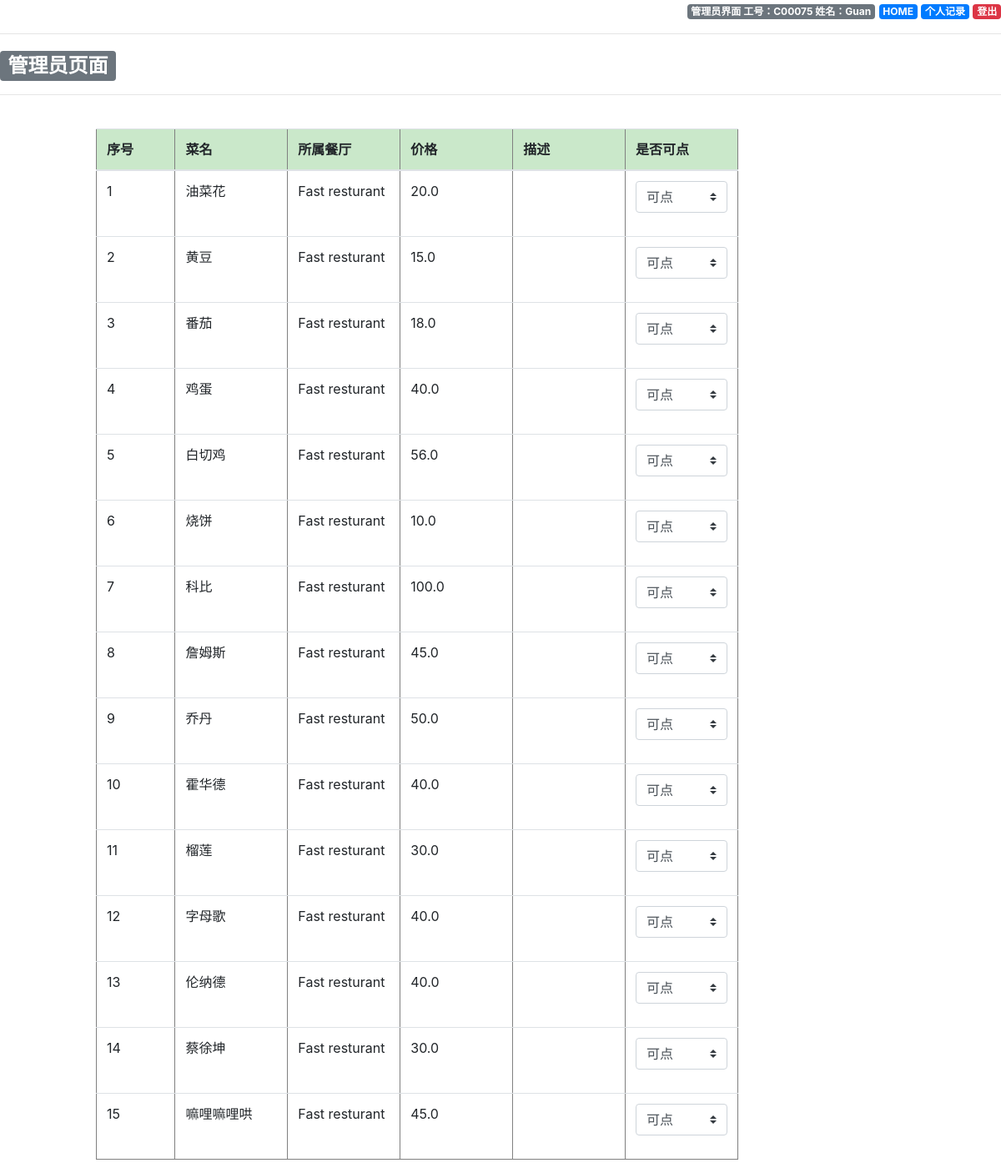
Page /menus/manage_menus (signed in) on the committed database.
### menus/models.py (models this page shows, shortened)
class Food(models.Model):
    name=models.CharField(max_length=50)
    price=models.FloatField()
    description=models.CharField(max_length=260,blank=True)
    active=models.BooleanField(default=True)
    restaurant=models.ForeignKey(Restaurant, on_delete=models.CASCADE)
    orderby=models.ManyToManyField(Person,through='Order_relation')

class Restaurant(models.Model):
    name=models.CharField(max_length=50)
    addrs=models.CharField(max_length=100,blank=True)
    tel=models.CharField(max_length=15,blank=True)
    description=models.CharField(max_length=260,blank=True)
    def __str__(self):
        return self.name

### menus/views.py (the view)
# urls.py: path('manage_menus',views.manage_menus,name='manage_menus'),
def manage_menus(request):
    global managerlist
    if ('login' in request.session) and (request.session['login'] \
           ==True) and (request.session['work_id'] in managerlist):
        Food_active=models.Food.objects.filter(active=True)
        Food_frozen=models.Food.objects.filter(active=False)
        wid=request.session['work_id']
        name=request.session['name']
        if request.method=="GET":
            context={'Food_active':Food_active,
             'Food_frozen':Food_frozen,
             'wid':wid,
             'name':name}
            return render(request,'menus/manage_menus.html',context)
        elif request.method=="POST":
            context={'Food_active':Food_active,
             'Food_frozen':Food_frozen,
             'wid':wid,
             'name':name}
            return render(request,'menus/manage_menus.html',context)
    else:
        tp=Template('''您未登陆或您不是管理员 '''\
                                 +A_login)
        c=Context({})
        return HttpResponse(tp.render(c))

### menus/templates/menus/manage_menus.html (shortened to what this page needs)
<!DOCTYPE html>
<head>
<link rel="stylesheet" href="https://stackpath.bootstrapcdn.com/bootstrap/4.3.1/css/bootstrap.min.css">
</head>
<div id="inform">
	<p><span class="badge badge-secondary">管理员界面 工号：{{ wid }} 姓名：{{ name }} </span> <a href="{% url 'menus:home' %}" class="badge badge-primary">HOME</a> <a href="personalhome" class="badge badge-primary">个人记录</a> <a href="logoff" class="badge badge-danger">登出</a></p>
</div>
<hr/>
<h2 id="head">
	<span class="badge badge-secondary">管理员页面</span>
</h2>
<hr/>
<div class="container-fluid">
	<div class="row">
		<div class="col-1">
		</div>
		<div class="col-8">
			<body>
			<form method="POST" action="manage_menus">
				<br/>
				<div class="table-div">
				<table border='1' text-align="center" class="table table-hover">
					<thead>
					<tr class="head">
						<th width="70px" scope="col">序号</th>
						<th width="100px" scope="col">菜名</th>
						<th width="100px" scope="col">所属餐厅</th>
						<th width="100px" scope="col">价格</th>
						<th width="100px" scope="col">描述</th>
						<th width="100px" scope="col">是否可点</th>
					</tr>
					</thead>
				{% for food in Food_active %}
					<tr>
						<td>{{ forloop.counter }}</td>
						<td>{{ food.name }}</td>
						<td>{{ food.restaurant }}</td>
						<td>{{ food.price }}</td>
						<td>{{ food.discription }}</td>
						<td>
							<div class="input-group mb-3">
							  <select class="custom-select" id="inputGroupSelect01">
								<option selected>可点</option>
							  </select>
							</div>
						</td>
					</tr>
				{% endfor %}
				</table>
				</div>
			</form>
			</body>
		</div>
		<div class="col-2">
		</div>
	</div>
</div>

### menus/templates/menus/manage_menus.html (style rules this page uses)
#inform { text-align:right; }
.head { background-color: #cae8ca; }
.table { table-layout:fixed; }

### rows in the picture
Food: name "油菜花", restaurant "Fast resturant", price "20.0"
Food: name "黄豆", restaurant "Fast resturant", price "15.0"
Food: name "番茄", restaurant "Fast resturant", price "18.0"
Food: name "鸡蛋", restaurant "Fast resturant", price "40.0"
Food: name "白切鸡", restaurant "Fast resturant", price "56.0"
Food: name "烧饼", restaurant "Fast resturant", price "10.0"
Food: name "科比", restaurant "Fast resturant", price "100.0"
Food: name "詹姆斯", restaurant "Fast resturant", price "45.0"
Food: name "乔丹", restaurant "Fast resturant", price "50.0"
Food: name "霍华德", restaurant "Fast resturant", price "40.0"
Food: name "榴莲", restaurant "Fast resturant", price "30.0"
Food: name "字母歌", restaurant "Fast resturant", price "40.0"
Food: name "伦纳德", restaurant "Fast resturant", price "40.0"
Food: name "蔡徐坤", restaurant "Fast resturant", price "30.0"
Food: name "嘛哩嘛哩哄", restaurant "Fast resturant", price "45.0"

### other values in the picture
{{ wid }} "C00075"
{{ name }} "Guan"
